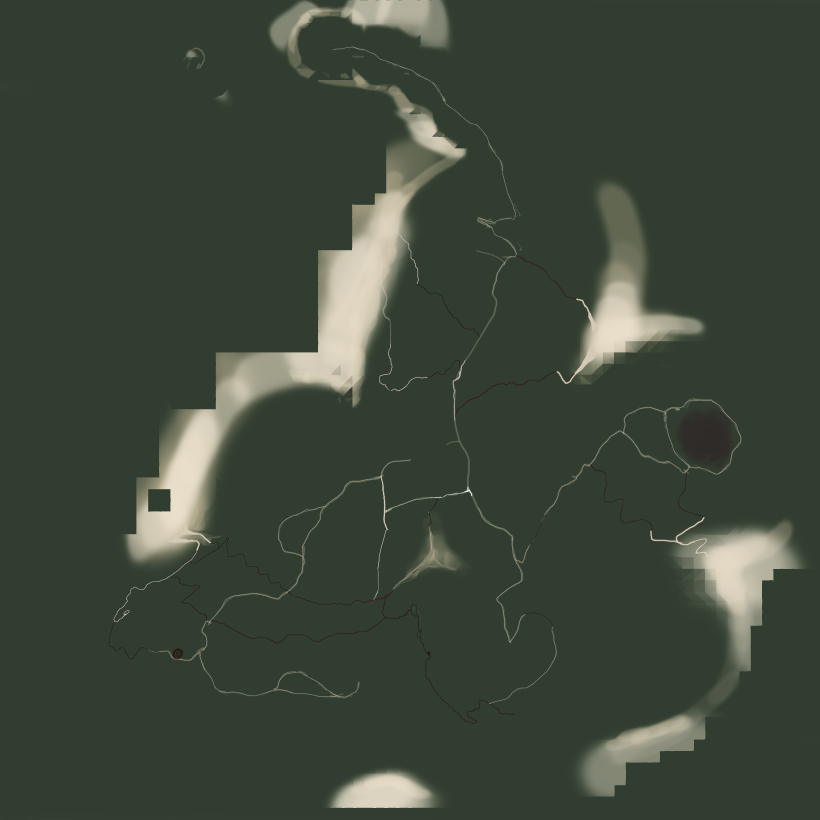
#> input picture RedFortress.old/GenerateMapAndEnemyData/prolitan_grass.bak.png, 4096 x 4096 px (shown at 1/5 size)
$ python -i _make_lever_textures.py   (imports and definitions only)
#> lines starting #> are read from the running program, lines starting #| are printed output that depends on the picture
#> further down, picture is the input picture: PIL image 4096x4096 RGBA; mean R, G, B, A 61.5, 71.2, 58.2, 255
import os
import math
import random

from PIL import Image, ImageDraw, ImageFilter

OUTPUT_DIR = os.path.dirname(os.path.abspath(__file__))
SIZE = 1024
# [1 line not run here, left out]


def speckle(base, amount):
#> called with amount = 64
    noise = Image.effect_noise((SIZE, SIZE), 32).convert("L")
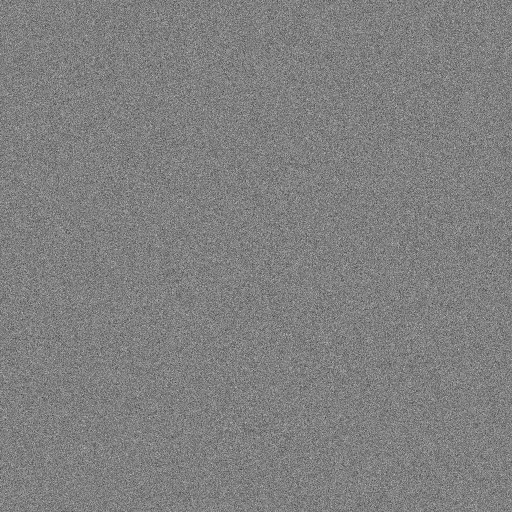
#> noise: PIL image 1024x1024 L (shown at 1/2 size); min 0, max 255, mean 127.5
    gray = Image.new("L", (SIZE, SIZE), 128)
#> gray: PIL image 1024x1024 L; every value is 128
    diff = Image.blend(gray, noise, amount)
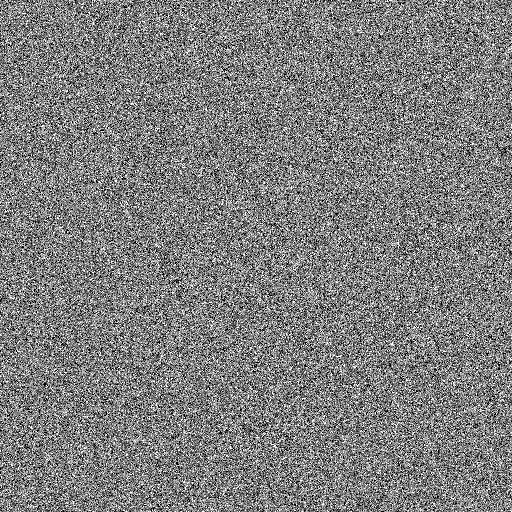
#> diff: PIL image 1024x1024 L (shown at 1/2 size); min 0, max 255, mean 125.8
    return diff


def apply_speckle(img, amount=0.10):
    n = speckle(img, 64).convert("RGB")
#> (the run stopped early here; a loop or call above may not have finished)
